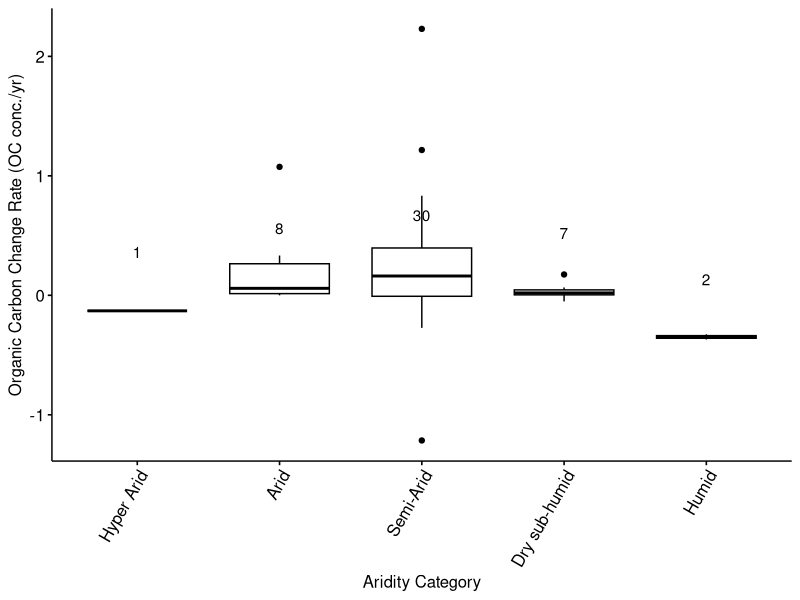
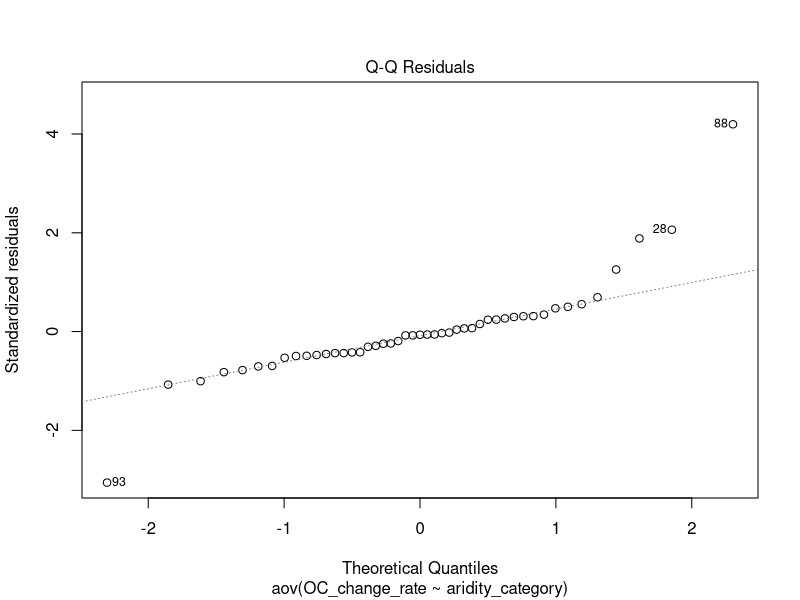
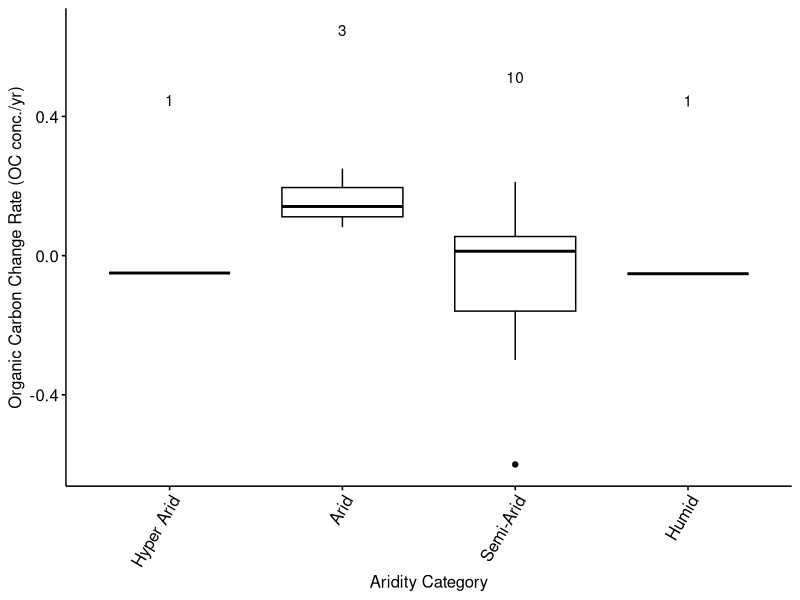
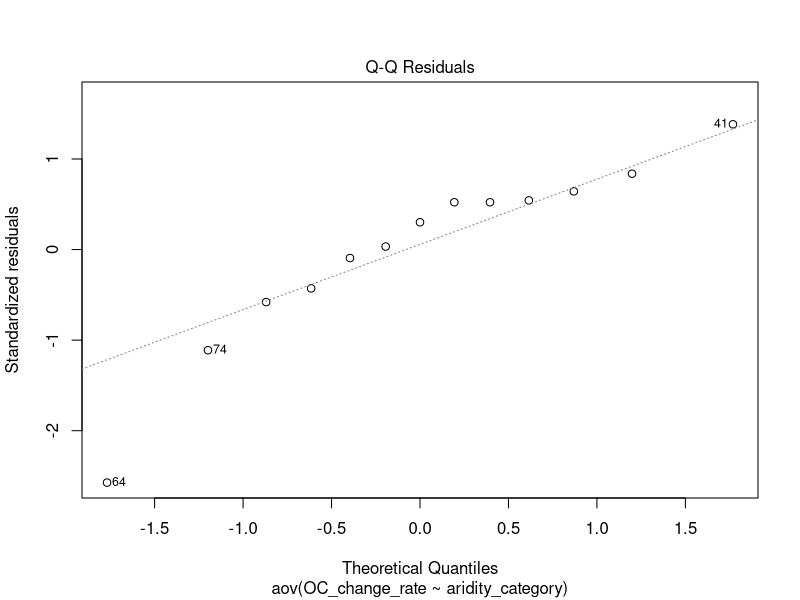
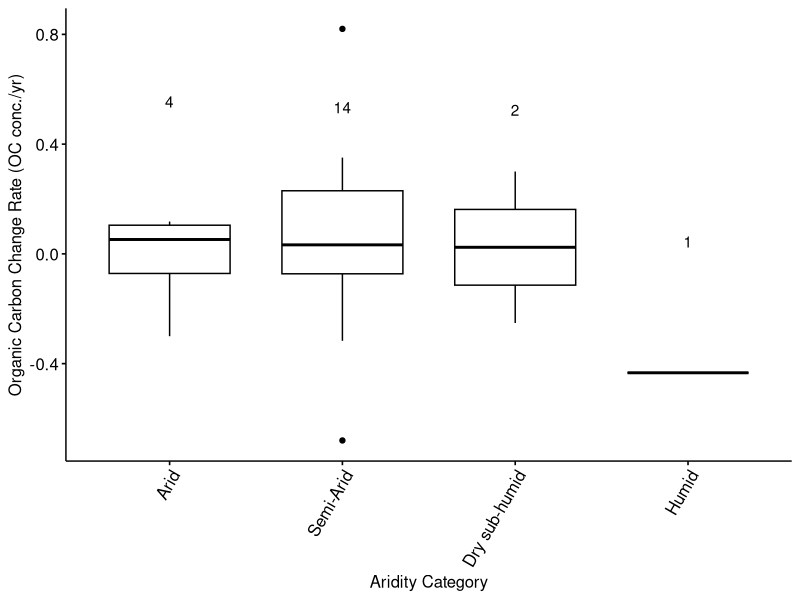
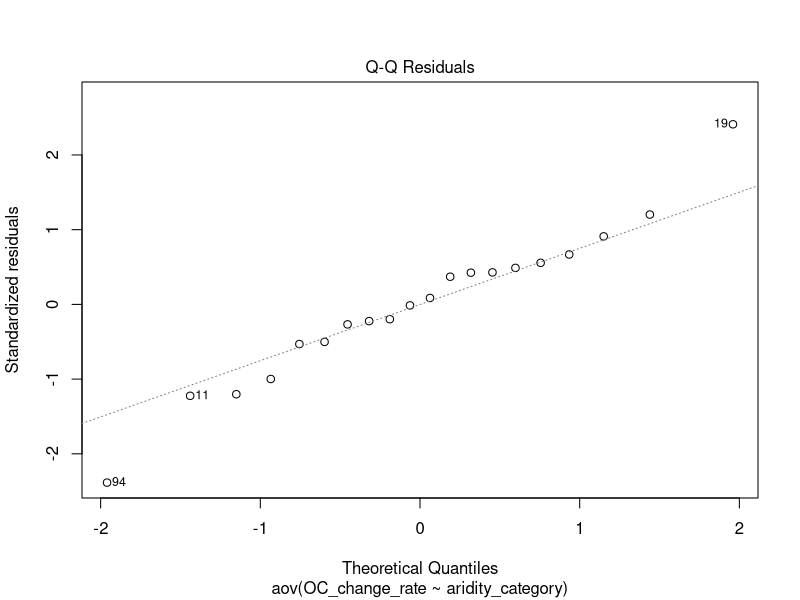
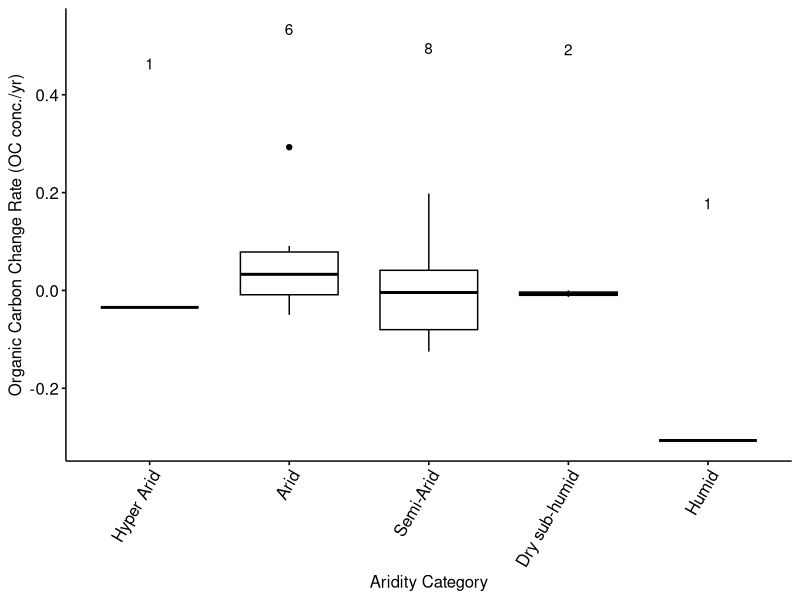
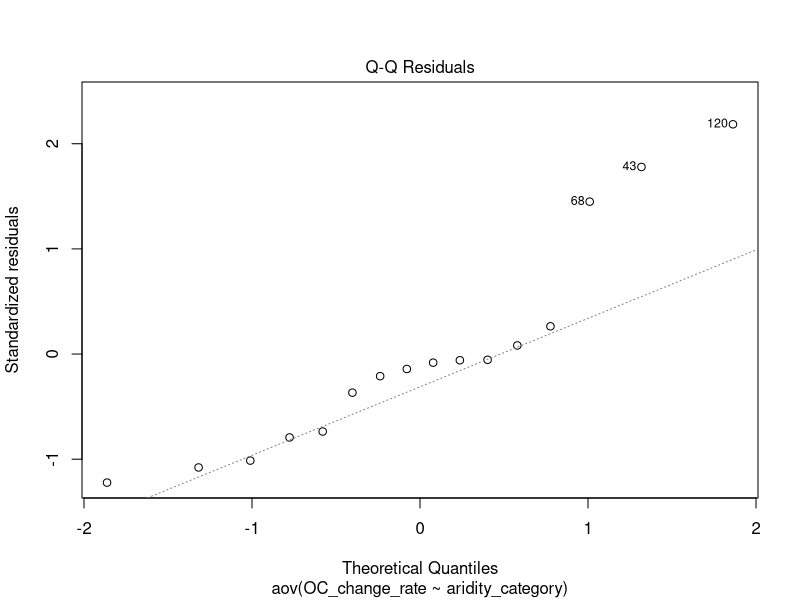

Reproduce these figures in R, in order.
## ---- chunk 1
# Load dataset
suppressWarnings(suppressMessages({
    library(tidyverse)
    library(ggpubr)
}))
## ---- chunk 2
# Load dataset
suppressWarnings(suppressMessages({
    datacsv <- read_csv("datasets/irrt1vt2_estBD_mar27.csv")
    dataset <- data.frame(datacsv)
}))
## ---- chunk 3
# Remove outliers
temp_dataset <- split(dataset, dataset$ref_num=="24")
dataset <- temp_dataset$'FALSE'

temp_dataset <- split(dataset, dataset$ref_num=="19")
dataset <- temp_dataset$'FALSE'
## ---- chunk 4
# Factor whole dataset
dataset[sapply(dataset, is.character)] <- lapply(dataset[sapply(dataset, is.character)], as.factor)

# Store rows without N+ and N- pairings in a temporary variable
tempData1a <- split(dataset, dataset$N_pair=="no")
dataseta <- tempData1a$'TRUE'

# For rows that do have a N+ and N- paring, store only the N- rows in a temporary variable
tempData1b <- split(dataset, dataset$N_pair_state=="N+")
datasetb <- tempData1b$'FALSE'

# Combine the two temporary variables into a unified dataset without the N+ treatments where such pairings exist in the dataset
dataset <- rbind(dataseta, datasetb)

# Separate out the 0 - 10 cm depth incrememt
tempData2 <- split(dataset, dataset$depth_cat_2=="0-10cm")
depth_10 <- tempData2$'TRUE'

# Separate out the 10 - 20 cm depth incrememt
tempData2 <- split(dataset, dataset$depth_cat_2=="10-20cm")
depth_20 <- tempData2$'TRUE'

# Separate out the 20 - 30 cm depth incrememt
tempData2 <- split(dataset, dataset$depth_cat_2=="20-30cm")
depth_30 <- tempData2$'TRUE'

# Separate out the 30+ cm depth incrememt
tempData2 <- split(dataset, dataset$depth_cat_2=="30+cm")
depth_30p <- tempData2$'TRUE'
## ---- chunk 5
# function for number of observations 
give.n <- function(x){
  return(c(y = median(x)*1.05, label = length(x))) 
  # experiment with the multiplier to find the perfect position
}

# function for mean labels
mean.n <- function(x){
  return(c(y = median(x)*0.97, label = round(mean(x),2))) 
  # experiment with the multiplier to find the perfect position
}
## ---- chunk 6
# function for number of observations 
give.n <- function(x){
  return(c(y = median(x)*1.05, label = length(x))) 
  # experiment with the multiplier to find the perfect position
}

# function for mean labels
mean.n <- function(x){
  return(c(y = median(x)*0.97, label = round(mean(x),2))) 
  # experiment with the multiplier to find the perfect position
}
## ---- chunk 7
# Boxplot to visualize the average change rate for each aridity category
p <- ggboxplot(depth_10, x="aridity_category", y="OC_change_rate", 
          #color = "depth_cat_2", palette = c("#00AFBB", "#E7B800", "#71f442", "#fc79e6"),
          order = c("Hyper Arid", "Arid", "Semi-Arid", "Dry sub-humid", "Humid"),
          ylab = "Organic Carbon Change Rate (OC conc./yr)", xlab = "Aridity Category")
p + stat_summary(fun.data = give.n, geom = "text", fun = median, position = position_nudge(y = 0.5)) + theme(axis.text.x = element_text(angle = 60, hjust = 1))
## ---- chunk 8
# ANOVA and Tukey's for above boxplot
aov_0_10_per_C <- aov(OC_change_rate ~ aridity_category, data = depth_10)
summary(aov_0_10_per_C)
plot(aov_0_10_per_C, 2)

TukeyHSD(aov_0_10_per_C)
## ---- chunk 9
# Boxplot to visualize the average change rate for each aridity category
p2 <- ggboxplot(depth_20, x="aridity_category", y="OC_change_rate", 
          #color = "depth_cat_2", palette = c("#00AFBB", "#E7B800", "#71f442", "#fc79e6"),
          order = c("Hyper Arid", "Arid", "Semi-Arid", "Dry sub-humid", "Humid"),
          ylab = "Organic Carbon Change Rate (OC conc./yr)", xlab = "Aridity Category")
p2 + stat_summary(fun.data = give.n, geom = "text", fun = median, position = position_nudge(y = 0.5)) + theme(axis.text.x = element_text(angle = 60, hjust = 1))
## ---- chunk 10
# ANOVA and Tukey's for above boxplot
aov_10_20_per_C <- aov(OC_change_rate ~ aridity_category, data = depth_20)
summary(aov_10_20_per_C)
plot(aov_10_20_per_C, 2)

TukeyHSD(aov_10_20_per_C)
## ---- chunk 11
# Boxplot to visualize the average change rate for each aridity category
p3 <- ggboxplot(depth_30, x="aridity_category", y="OC_change_rate", 
          #color = "depth_cat_2", palette = c("#00AFBB", "#E7B800", "#71f442", "#fc79e6"),
          order = c("Hyper Arid", "Arid", "Semi-Arid", "Dry sub-humid", "Humid"),
          ylab = "Organic Carbon Change Rate (OC conc./yr)", xlab = "Aridity Category")
p3 + stat_summary(fun.data = give.n, geom = "text", fun = median, position = position_nudge(y = 0.5)) + theme(axis.text.x = element_text(angle = 60, hjust = 1))
## ---- chunk 12
# ANOVA and Tukey's for above boxplot
aov_20_30_per_C <- aov(OC_change_rate ~ aridity_category, data = depth_30)
summary(aov_20_30_per_C)
plot(aov_20_30_per_C, 2)

TukeyHSD(aov_20_30_per_C)
## ---- chunk 13
# Boxplot to visualize the average change rate for each aridity category
p4 <- ggboxplot(depth_30p, x="aridity_category", y="OC_change_rate", 
          #color = "depth_cat_2", palette = c("#00AFBB", "#E7B800", "#71f442", "#fc79e6"),
          order = c("Hyper Arid", "Arid", "Semi-Arid", "Dry sub-humid", "Humid"),
          ylab = "Organic Carbon Change Rate (OC conc./yr)", xlab = "Aridity Category")
p4 + stat_summary(fun.data = give.n, geom = "text", fun = median, position = position_nudge(y = 0.5)) + theme(axis.text.x = element_text(angle = 60, hjust = 1))
## ---- chunk 14
# ANOVA and Tukey's for above boxplot
aov_30p_per_C <- aov(OC_change_rate ~ aridity_category, data = depth_30p)
summary(aov_30p_per_C)
plot(aov_30p_per_C, 2)

TukeyHSD(aov_30p_per_C)
## ---- chunk 15
# Boxplot to visualize the average change rate for each aridity category
p5 <- ggboxplot(dataset, x="aridity_category", y="OC_change_rate", 
          color = "depth_cat_2", palette = c("#00AFBB", "#E7B800", "#71f442", "#fc79e6"),
          order = c("Hyper Arid", "Arid", "Semi-Arid", "Dry sub-humid", "Humid"),
          ylab = "Organic Carbon Change Rate (OC conc./yr)", xlab = "Aridity Category")
p5 + stat_summary(fun.data = give.n, geom = "text", fun = median, position = position_nudge(y = 0.5)) + theme(axis.text.x = element_text(angle = 60, hjust = 1))
